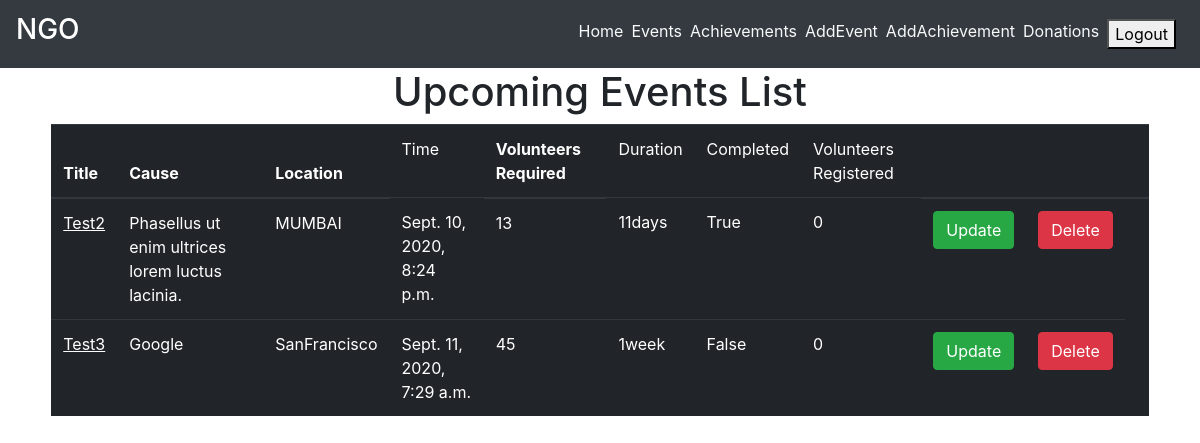
Page /events_list/ (signed in) on the earlier database version.
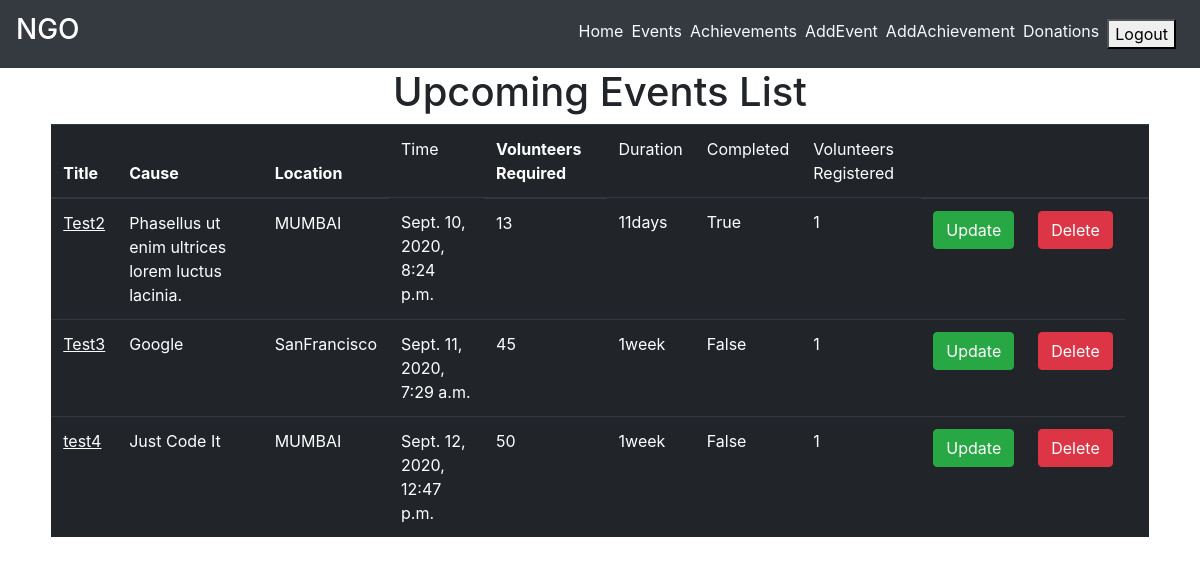
Same page on the later database version.
### main/models.py (models this page shows, shortened)
class Event(models.Model):
    created_by = models.ForeignKey(settings.AUTH_USER_MODEL,related_name="event_creator", on_delete=models.CASCADE)
    volunteers = models.ManyToManyField(settings.AUTH_USER_MODEL,related_name="volunteers",blank=True)
    title = models.CharField(max_length=75)
    description = models.TextField()
    cause = models.CharField(max_length=100)
    location = models.CharField(max_length=150)
    volunteers_required = models.IntegerField(default=1)
    duration = models.CharField(max_length=20)
    event_timings = models.DateTimeField(default=timezone.now)
    is_complete = models.BooleanField(default=False)
    slug = models.SlugField(default="event_name")

### main/decorators.py (the view)
    def wrapper_func(request, *args, **kwargs):
        group = Group.objects.get(user = request.user)
        if group.name == 'ngo_admin':
            return view_func(request, *args, **kwargs)
        else:
            return redirect('/')

### main/templatetags/get_group.py (called while the page is built)
@register.filter(name='has_group')
def has_group(user, group_name):
    return user.groups.filter(name=group_name).exists()

### main/views.py (called while the page is built)
@login_required
@admin_required
def events_list(request):
    events = Event.objects.filter(created_by=request.user)
    for event in events:
        volunteerscount = event.volunteers.all().count()
    context = {
        'events':events,
        'volunteerscount':volunteerscount,
    }
    return render(request, "main/event_list.html", context)

### main/templates/main/event_list.html
{% extends "main/layout.html" %}
{% block content %}
<div class="list">
    <h1 class="text-center">Upcoming Events List</h1>
    <div class="row">
        <div class="col-sm-11 m-auto">
            {% if events %}
            <div class="table-responsive">
                <table class="table table-dark">
                    <thead>
                    <tr>
                        <th scope="col">Title</th>
                        <th scope="col">Cause</th>
                        <th scope="col">Location</th>
                        <td scope="col">Time</td>
                        <th scope="col">Volunteers Required</th>
                        <td scope="col">Duration</td>
                        <td scope="col">Completed</td>
                        <td scope="col">Volunteers Registered</td>
                        <th></th>
                        <th></th>
                        <th></th>
                    </tr>
                    </thead>
                    <tbody>
                        {% for event in events %}
                    <tr>
                        <td><a href="{% url 'main:event-detail' event.slug %}" class="text-white"><u>{{  event.title }}</u></a></td>
                        <td>{{ event.cause }}</td>
                        <td>{{ event.location }}</td>
                        <td>{{ event.event_timings }}</td>
                        <td>{{ event.volunteers_required }}</td>
                        <td>{{ event.duration }}</td>
                        <td>{{ event.is_complete }}</td>
                        <td>{{ volunteerscount }}</td>
                        <td><a class="btn btn-success" href="{% url 'main:event-update' event.slug %}">Update</a></td>
                        <td><a class="btn btn-danger" href="{% url 'main:event-delete' event.slug %}">Delete</a></td>
                    </tr>
                        {% endfor %}
                    </tbody>
                </table>
            </div>
            {% endif %}
        </div>
    </div>
</div>
{% endblock content %}

Differences in the rows shown:
computed for Event "Test2": volunteerscount "0" → "1"
computed for Event "Test3": created_by "0" → "1"
added Event: title "test4", cause "Just Code It", location "MUMBAI", event_timings "Sept. 12, 2020, 12:47 p.m.", volunteers_required "50", duration "1week", is_complete "False", created_by "1"
